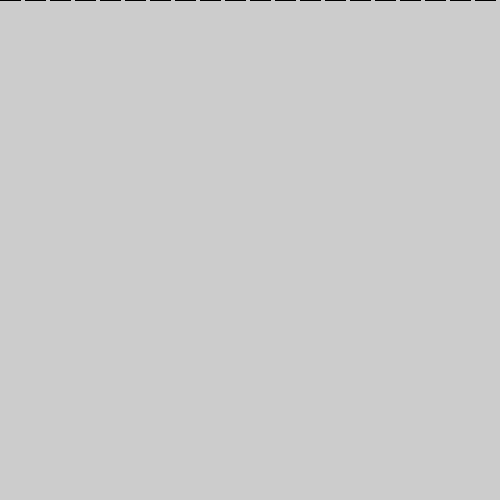
Frame 1 (no input)
Frame 60 (the mouse pressed at the canvas centre just before this capture): identical to frame 1, image omitted
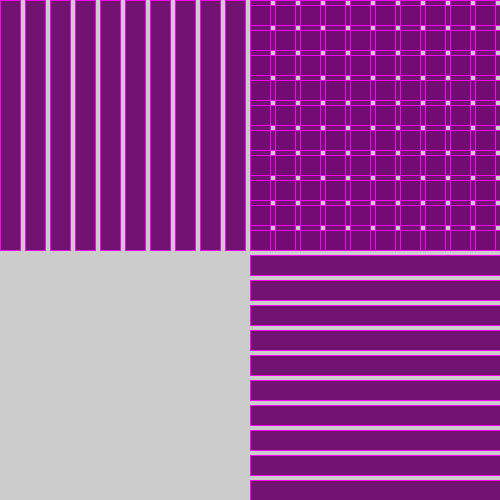
Frame 120 (the mouse held since frame 60 and released just before this capture)

The Processing sketch that drew these frames (run headless with seeded random() and noise(); from frame 60 on, the mouse is pressed at the canvas centre):

// Processing sketch: processing_142717
// ── processing_142717.pde

void setup() {
  size(500, 500);
}
void draw() {
  fill(100, 0, 100, 10);
  stroke(mouseY, 0, mouseX, 255);
 
  rect(0, 0, 20, mouseY);
  rect(500, 500, -mouseX, -20);
  
  rect(25, 0, 20, mouseY);
  rect(500, 475, -mouseX, -20);
  
  rect(50, 0, 20, mouseY);
  rect(500, 450, -mouseX, -20);

  rect(75, 0, 20, mouseY);
  rect(500, 425, -mouseX, -20);
  
  rect(100, 0, 20, mouseY);
  rect(500, 400, -mouseX, -20);
  
  rect(125, 0, 20, mouseY);
  rect(500, 375, -mouseX, -20);
  
  rect(150, 0, 20, mouseY);
  rect(500, 350, -mouseX, -20);
  
  rect(175, 0, 20, mouseY);
  rect(500, 325, -mouseX, -20);
  
  rect(200, 0, 20, mouseY);
  rect(500, 300, -mouseX, -20);
  
  rect(225, 0, 20, mouseY);
  rect(500, 275, -mouseX, -20);
  
  rect(250, 0, 20, mouseY);
  rect(500, 250, -mouseX, -20);
  
  rect(275, 0, 20, mouseY);
  rect(500, 225, -mouseX, -20);
  
  rect(300, 0, 20, mouseY);
  rect(500, 200, -mouseX, -20);
  
  rect(325, 0, 20, mouseY);
  rect(500, 175, -mouseX, -20);
  
  rect(350, 0, 20, mouseY);
  rect(500, 150, -mouseX, -20);
  
  rect(375, 0, 20, mouseY);
  rect(500, 125, -mouseX, -20);
  
  rect(400, 0, 20, mouseY);
  rect(500, 100, -mouseX, -20);
  
  rect(425, 0, 20, mouseY);
  rect(500, 75, -mouseX, -20);
  
  rect(450, 0, 20, mouseY);
  rect(500, 50, -mouseX, -20);
  
  rect(475, 0, 20, mouseY);
  rect(500, 25, -mouseX, -20);
  
  rect(500, 0, -mouseX, -20);
  
  
}
